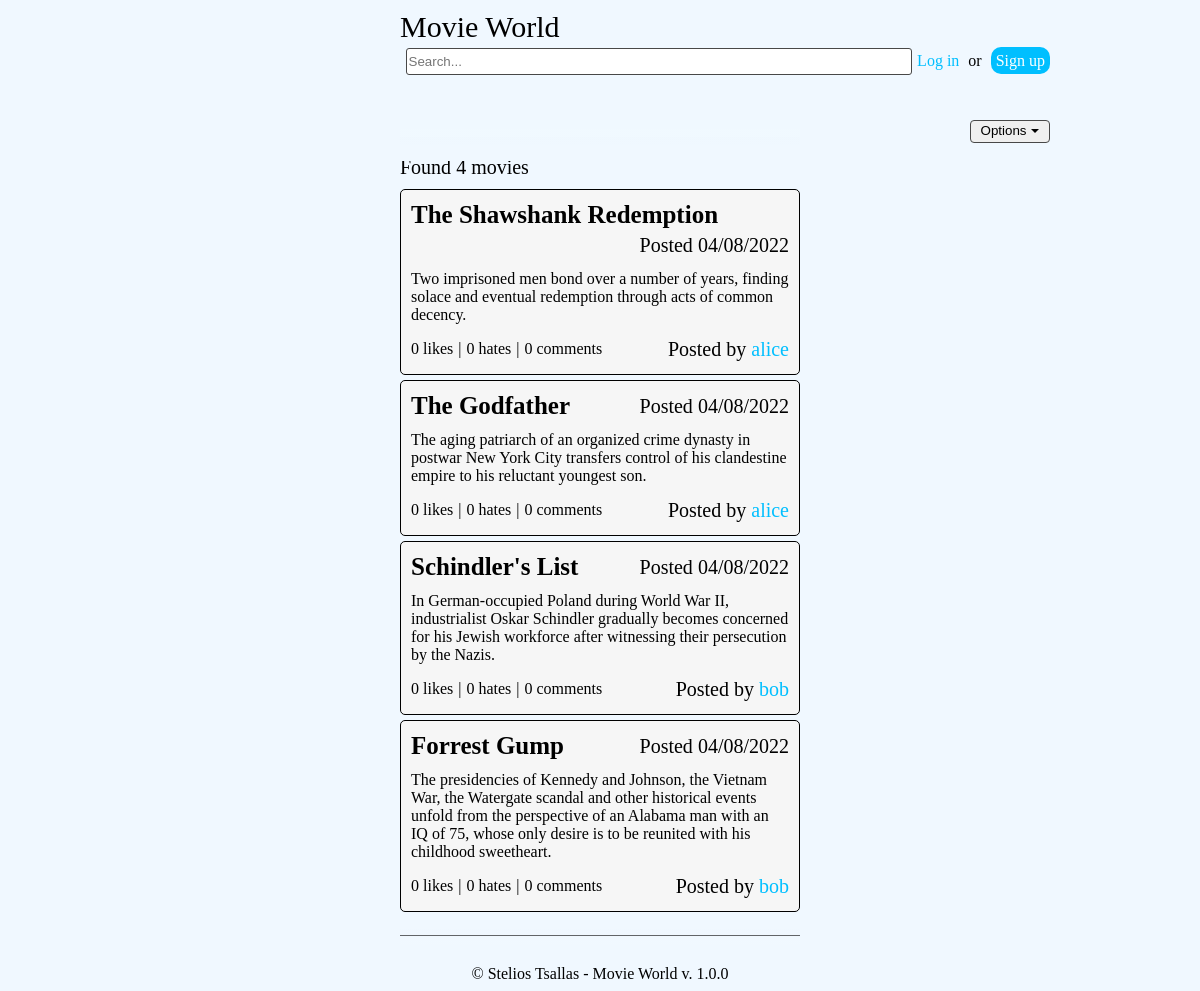
Before: / with the older database file.
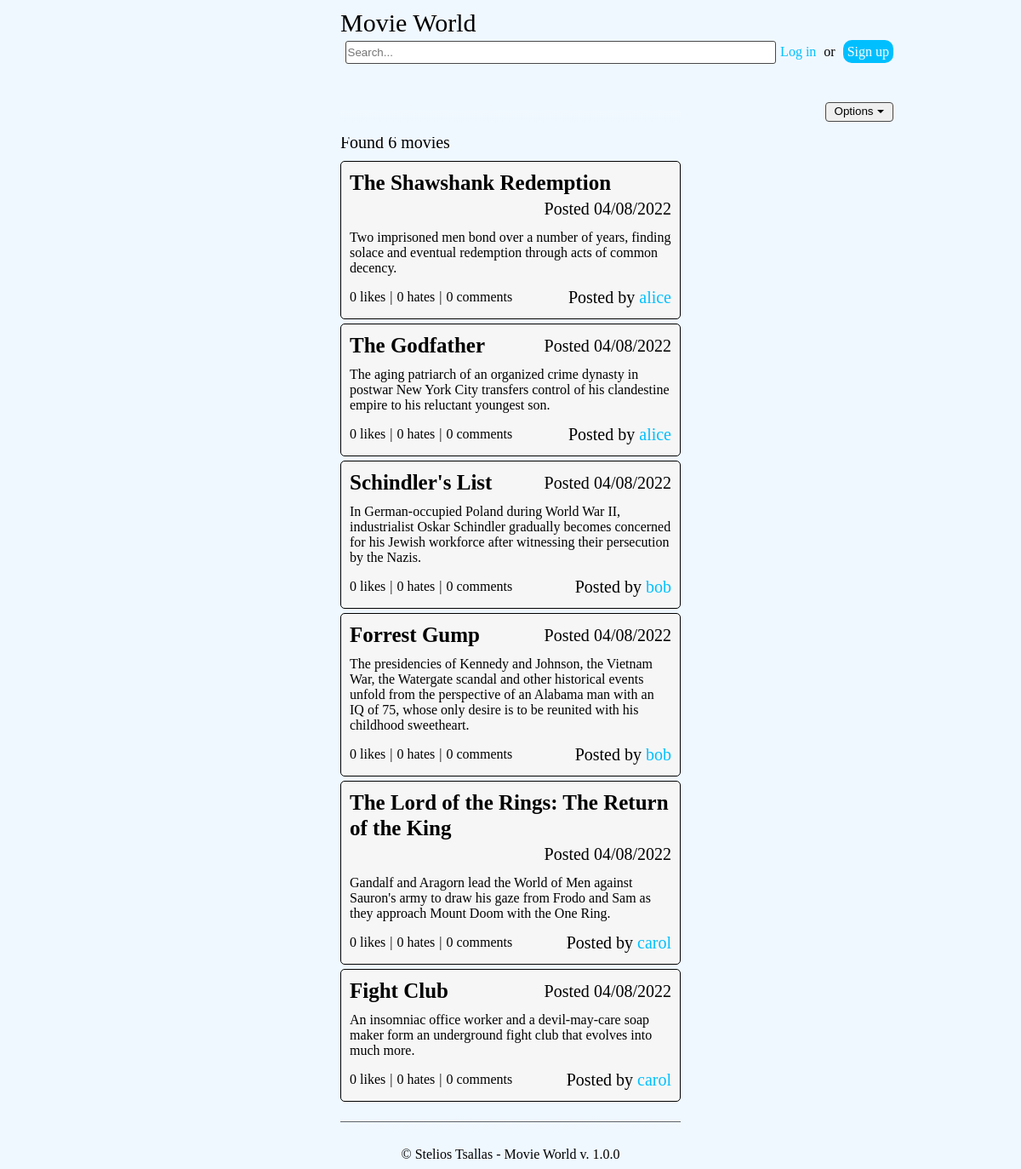
After: the same page with the newer database file.
### tables this page shows
CREATE TABLE movies
(
	movieid		    BIGINT AUTO_INCREMENT PRIMARY KEY,
	title           VARCHAR(64) NOT NULL,
	description     TEXT,
	userid          BIGINT NOT NULL REFERENCES users( userid ),
	creation_date   TIMESTAMP NOT NULL DEFAULT NOW()
);

CREATE TABLE users
(
    userid     BIGINT AUTO_INCREMENT PRIMARY KEY,
    username   VARCHAR(40) NOT NULL,
    password   VARCHAR(64) NOT NULL,
    email      VARCHAR(250) NOT NULL
);

### index.php (called while the page is built, shortened)
<?php
require_once('conf/config.php');
require_once('conf/version.php');
require_once( 'modules/movies.php' );
$movies = new Movies;
$movies->renderHtml();
?>

### conf/config.php (called while the page is built)
<?php
require_once('conf/version.php');
$author = 'Stelios Tsallas';
$product_name = 'Movie World';
$product_version = '1.0';
$footer_text = getVersion();
?>

### dao/MovieDao.php (called while the page is built, shortened)
<?php
class MovieDao
{
	var $table = 'movies';
    function getAll( &$values, $obj = array() )
    {
        global $conn;
        try
        {
            $count = '';
            $left_join = '';
            $where = '';
            $order_by = 'movies.creation_date DESC';
            $query = "SELECT $count movies.movieid, movies.title, movies.description,
                             date_format( movies.creation_date, '%d/%m/%Y' ) AS posted, users.username AS posted_by
                      FROM {$this->table}
                      $left_join
                      LEFT JOIN users ON movies.userid = users.userid
                      $where
                      GROUP BY movies.movieid
                      ORDER BY $order_by";
            $stmt = $conn->prepare( $query );
            $stmt->execute();
            return TRUE;
        }
        catch( PDOException $e )
        {
            echo $e->getMessage();
            return FALSE;
        }
    }
}
?>

### dao/MovieVoteDao.php (called while the page is built, shortened)
<?php
class MovieVoteDao
{
	var $table = 'movie_votes';
	function getLikeVotesNum( $movieid )
	{
        global $conn;
   		try
		{
			$query = "SELECT COUNT(*) FROM {$this->table}
                      WHERE movieid = :movieid AND vote_like IS TRUE";
			$stmt = $conn->prepare( $query );
			$stmt->bindParam( ':movieid', $movieid, PDO::PARAM_INT );
			$stmt->execute();
			return $stmt->fetchColumn();
		}
		catch( PDOException $e )
		{
			echo $e->getMessage();
			return 0;
		}
	}
	function getHateVotesNum( $movieid )
	{
        global $conn;
   		try
		{
			$query = "SELECT COUNT(*) FROM {$this->table}
                      WHERE movieid = :movieid AND vote_hate IS TRUE";
			$stmt = $conn->prepare( $query );
			$stmt->bindParam( ':movieid', $movieid, PDO::PARAM_INT );
			$stmt->execute();
			return $stmt->fetchColumn();
		}
		catch( PDOException $e )
		{
			echo $e->getMessage();
			return 0;
		}
	}
}
?>

### dao/MovieCommentDao.php (called while the page is built, shortened)
<?php
class MovieCommentDao
{
	var $table = 'movie_comments';
	function getCommentsNum( $movieid )
	{
        global $conn;
   		try
		{
			$query = "SELECT COUNT(*) FROM {$this->table}
                      WHERE movieid = :movieid";
			$stmt = $conn->prepare( $query );
			$stmt->bindParam( ':movieid', $movieid, PDO::PARAM_INT );
			$stmt->execute();
			return $stmt->fetchColumn();
		}
		catch( PDOException $e )
		{
			echo $e->getMessage();
			return 0;
		}
	}
}
?>

### conf/version.php (called while the page is built)
<?php
function getVersion()
{
    global $author, $product_name, $product_version;
    $status = @shell_exec( 'svnversion ' . dirname( __DIR__, 1 ) );
    preg_match( '/\d+/', $status, $match );
    $revision = ( !empty( $match ) )? $match[0] : 0;
    return "&copy; $author - $product_name v. {$product_version}.{$revision}";
}
?>

### lib/Movie.php (the view, shortened to what this page needs)
<?php
class Movie
{
    var $data = array();
    function __construct( $data )
    {
        $this->data = $data;
    }
    function setLike()
    {
        $movie_vote_values = array();
        $movie_vote_values['userid'] = $_SESSION['userid'];
        $movie_vote_values['movieid'] = $this->data['movieid'];
        $movie_vote_dao = new MovieVoteDao;
        if( $this->data['liked'] = $movie_vote_dao->hasUserLiked( $movie_vote_values ) ) {
            $class = 'movie_voted';
        }
    }
    function setHate()
    {
        $movie_vote_values = array();
        $movie_vote_values['userid'] = $_SESSION['userid'];
        $movie_vote_values['movieid'] = $this->data['movieid'];
        $movie_vote_dao = new MovieVoteDao;
        if( $this->data['hated'] = $movie_vote_dao->hasUserHated( $movie_vote_values ) ) {
            $class = 'movie_voted';
        }
    }
    function renderVotesNum()
    {
        $movieid = $this->data['movieid'];
        $movie_vote_dao = new MovieVoteDao;
        echo "<div id=\"movie_votes_num_{$movieid}\" class=\"movie_votes_num\">\n";
        $values = array();
        $movie_vote_dao->getUsersByLike( $movieid, $values );
        $users_list = ( !empty( $values ) && $_SESSION['logged_in'] );
        echo "<div class=\"movie_likes\">\n";
        $class = ( $this->data['liked'] )? 'liked' : '';
        echo "<div id=\"movie_likes_{$movieid}\" class=\"$class\">\n";
        $class = ( $users_list )? 'movie_likes_text' : '';
        echo "<span id=\"movie_likes_text_{$movieid}\" class=\"$class\">".$movie_vote_dao->getLikeVotesNum( $movieid )." likes</span>\n";
        echo "</div>\n";
        echo "</div>\n";
        echo "<div class=\"separator\">|</div>\n";
        $values = array();
        $movie_vote_dao->getUsersByHate( $movieid, $values );
        $users_list = ( !empty( $values ) && $_SESSION['logged_in'] );
        echo "<div class=\"movie_hates\">\n";
        $class = ( $this->data['hated'] )? 'hated' : '';
        echo "<div id=\"movie_hates_{$movieid}\" class=\"$class\">\n";
        $class = ( $users_list )? 'movie_hates_text' : '';
        echo "<span id=\"movie_hates_text_{$movieid}\" class=\"$class\">".$movie_vote_dao->getHateVotesNum( $movieid )." hates</span>\n";
        echo "</div>\n";
        echo "</div>\n";
        echo "</div>\n";
    }
    function renderCommentsNum()
    {
        $movieid = $this->data['movieid'];
        echo "<div id=\"movie_comments_num_{$movieid}\" class=\"movie_comments_num\">\n";
        echo "<div class=\"separator\">|</div>\n";
        $values = array();
        $movie_comment_dao = new MovieCommentDao;
        $movie_comment_dao->getComments( $movieid, $values );
        $comments_list = ( !empty( $values ) && $_SESSION['logged_in'] );
        echo "<div class=\"movie_comments\">\n";
        echo "<div id=\"movie_comments_{$movieid}\">\n";
        $class = ( $comments_list )? 'movie_comments_text' : '';
        echo "<span id=\"movie_comments_text_{$movieid}\" class=\"$class\">".$movie_comment_dao->getCommentsNum( $movieid )." comments</span>\n";
        echo "</div>\n";
        echo "</div>\n";
        echo "</div>\n";
    }
    function renderHtml()
    {
        $movieid = $this->data['movieid'];
        $myself = ( $this->data['posted_by'] == $_SESSION['username'] );
        $title = htmlspecialchars( $this->data['title'], ENT_QUOTES, 'UTF-8' );
        $posted = $this->data['posted'];
        $description = htmlspecialchars( $this->data['description'], ENT_QUOTES, 'UTF-8' );
        $posted_by = ( $myself )? "You" : $this->data['posted_by'];
        echo "<div id=\"movie_{$movieid}\" class=\"movie_data\">\n";
        echo "<div class=\"movie_data_top\">\n";
        echo "<span class=\"movie_title\">$title</span>\n";
        echo "<span class=\"movie_posted\">Posted $posted</span>\n";
        echo "</div>\n";
        echo "<div class=\"movie_data_middle\">\n";
        echo "<span>$description</span>\n";
        echo "</div>\n";
        echo "<div class=\"movie_data_bottom\">\n";
        $this->renderVotesNum();
        $this->renderCommentsNum();
        echo "<div class=\"movie_posted_by\">Posted by <span class=\"movie_posted_by_user\">$posted_by</div>\n";
        echo "</div>\n";
        echo "</div>\n";
    }
}
?>

### lib/Page.php (shortened to what this page needs)
<?php
class Page
{
    function renderFixedContent()
    {
        global $product_name;
        echo "<div class=\"fixed_left_panel\"></div>\n";
        echo "<div class=\"fixed_right_panel\"></div>\n";
        echo "<div class=\"fixed_top_panel\">\n";
        echo "<div class=\"title_panel\">$product_name</div>\n";
        echo "<div class=\"searchtext_panel\"><input type=\"text\" id=\"searchtext\" name=\"searchtext\" autocomplete=\"off\" placeholder=\"Search...\"/></div>\n";
        if( $_SESSION['logged_in'] )
        {
            echo "<div class=\"message_panel\">Welcome Back\n";
            echo "<span class=\"loggedin_user\">";
            if( $_SESSION['username'] == 'admin' ) {
                echo "<a href=\"\">".$_SESSION['username']."</a>";
            }
            else {
                echo "<a href=\"/?profile\">".$_SESSION['username']."</a>";
            }
            echo "</span>\n";
            echo "</div>\n";
            echo "<div class=\"logout_panel\"><a href=\"php/logout.php\">Logout</a></div>\n";
        }
        else
        {
            echo "<div class=\"user_actions_panel\">\n";
            echo "<span><a href=\"/?login\">Log in</a></span>\n";
            echo "<span class=\"user_actions_panel_separator\">or</span>\n";
            echo "<span class=\"register_link\"><a href=\"/?register\">Sign up</a></span>\n";
            echo "</div>\n";
            echo "<div class=\"empty_panel\">&nbsp;</div>\n";
        }
        echo "<div class=\"movie_actions_panel\">";
        echo "<div class=\"dropdown\">\n";
        echo "<button class=\"dropdown-btn\" type=\"button\" data-toggle=\"dropdown\">Options";
        echo "<span class=\"caret\"></span>";
        echo "</button>\n";
        echo "</div>\n";
        echo "</div>\n";
        echo "<div class=\"fade-top\"></div>\n";
        echo "</div>\n";
    }
    function renderHtml()
    {
        echo "<!DOCTYPE html>\n";
        echo "<html>\n";
        echo "<head>\n";
        echo "<link rel=\"stylesheet\" href=\"//code.jquery.com/ui/1.12.1/themes/base/jquery-ui.css\">\n";
?>
<?php
        $this->head();
        echo "</head>\n";
        echo "<body>\n";
        $this->body();
        echo "<div class=\"fixed_bottom_panel\">\n";
        echo "<div class=\"fade-bottom\"></div>\n";
        $this->displayFooter();
        echo "</div>\n";
        echo "</body>\n";
        echo "</html>\n";
    }
    function displayFooter()
    {
        global $footer_text;
        if( !empty( $footer_text ) )
            echo "<div class=\"footer\">$footer_text</div>\n";
    }
}
?>

### modules/movies.php (shortened to what this page needs)
<?php
require_once('lib/Page.php');
require_once('lib/Movie.php');
require_once('dao/MovieDao.php');
require_once('dao/MovieVoteDao.php');
require_once('dao/MovieCommentDao.php');
class Movies extends Page
{
    function head()
    {
        echo "<link rel=\"stylesheet\" href=\"/css/main.css\">\n";
        echo "<link rel=\"stylesheet\" href=\"/css/movie.css\">\n";
        echo "<link rel=\"stylesheet\" href=\"/css/dropdownbutton.css\">\n";
    }
    function body()
    {
        $this->renderFixedContent();
        $movies = array();
        $movie_dao = new MovieDao;
        $movie_dao->getAll( $movies );
        echo "<div class=\"movie_container\">\n";
        $count = count( $movies );
        echo "<div class=\"found_movies\">Found <span class=\"found_movies_count\">$count</span> movies</div>\n";
        echo "<div class=\"movie_content\">\n";
        if( $count )
        {
            foreach( $movies as $data )
            {
                $movie = new Movie( $data );
                $movie->renderHtml();
            }
        }
        echo "</div>\n";
        echo "<div>&nbsp;</div>\n";
        echo "</div>\n";
    }
}

### css/main.css (style rules this page uses)
body { background: aliceblue; }
.fixed_left_panel, .fixed_right_panel { position: fixed; z-index: 1000; top: 47px; bottom: 34px; width: 400px; background: aliceblue; }
.fixed_left_panel { left: 0; }
.fixed_right_panel { right: 0; }
.fixed_top_panel { position: fixed; z-index: 1000; top: 0; left: 0; right: 0; background: aliceblue; padding: 10px 400px 10px 400px; text-align: center; min-width: 650px; }
.fixed_bottom_panel { position: fixed; z-index: 1000; bottom: 0; left: 0; right: 0; height: 46px; background: aliceblue; text-align: center; }
.footer { text-align: center; padding: 20px 0px 10px 0px; }
.title_panel { float: left; font-size: 30px; }
.searchtext_panel { display: inline-block; padding: 4px 0px 0px 0px; }
.user_actions_panel, .message_panel, .logout_panel, .movie_actions_panel { float: right; }
.user_actions_panel, .empty_panel, .logout_panel, .movie_actions_panel { padding: 8px 0px 8px 0px; }
.user_actions_panel_separator { padding: 0px 5px 0px 5px; }
.empty_panel, .logout_panel, .movie_actions_panel { clear: both; }
a { background: transparent; color: deepskyblue; text-decoration: none; }
.register_link { background-color: deepskyblue; border-radius: 10px; padding: 5px; }
.register_link a, .register_link a:hover { color: #ffffff; }
input[id=searchtext] { width: 500px; height: 23px; border: 1px solid #484848; border-radius: 3px; }
.fade-top { position: fixed; left: 400px; right: 400px; top: 129px; height: 1em; margin-bottom: -1em; background: -moz-linear-gradient(top, rgba(240,248,255,1) 0%, rgba(240,248,255,0) 100%); background: -webkit-gradient(linear, left top, left bottom, color-stop(0%,rgba(240,248,255,1)), color-stop(100%,rgba(240,248,255,0))); background: -webkit-linear-gradient(top, rgba(240,248,255,1) 0%,rgba(240,248,255,0) 100%); background: -o-linear-gradient(top, rgba(240,248,255,1) 0%,rgba(240,248,255,0) 100%); background: -ms-linear-gradient(top, rgba(240,248,255,1) 0%,rgba(240,248,255,0) 100%); background: linear-gradient(to bottom, rgba(240,248,255,1) 0%,rgba(240,248,255,0) 100%); filter: progid:DXImageTransform.Microsoft.gradient( startColorstr='#ffffff', endColorstr='#00ffffff',GradientType=0 ); }
.fade-bottom { position: fixed; left: 400px; right: 400px; height: 1em; margin-top: -1em; background: -moz-linear-gradient(top, rgba(240,248,255,0) 0%, rgba(240,248,255,1) 100%); background: -webkit-gradient(linear, left top, left bottom, color-stop(0%,rgba(240,248,255,0)), color-stop(100%,rgba(240,248,255,1))); background: -webkit-linear-gradient(top, rgba(240,248,255,0) 0%,rgba(240,248,255,1) 100%); background: -o-linear-gradient(top, rgba(240,248,255,0) 0%,rgba(240,248,255,1) 100%); background: -ms-linear-gradient(top, rgba(240,248,255,0) 0%,rgba(240,248,255,1) 100%); background: linear-gradient(to bottom, rgba(240,248,255,0) 0%,rgba(240,248,255,1) 100%); filter: progid:DXImageTransform.Microsoft.gradient( startColorstr='#00ffffff', endColorstr='#ffffff',GradientType=0 ); }

### css/movie.css (style rules this page uses)
.found_movies { font-size: 20px; padding: 10px 0px 10px 0px; }
.movie_container { margin: 145px 392px 55px 392px; border-top: 1px solid; border-bottom: 1px solid; }
.movie_data { display: grid; margin-bottom: 5px; padding: 10px; border: 1px solid; border-radius: 5px; background-color: #f6f6f6; }
.movie_data_top, .movie_data_middle, .movie_data_bottom, .movie_data_actions { clear: both; }
.movie_data_top, .movie_data_bottom { line-height: 30px; }
.movie_data_middle { padding: 10px 0px 10px 0px; }
.movie_data_bottom { text-align: center; }
.movie_title { float: left; font-size: 25px; font-weight: bold; }
.movie_posted, .movie_posted_by { float: right; font-size: 20px; }
.movie_votes_num, .movie_comments_num { float: left; }
.movie_posted_by_user { color: deepskyblue; }
.separator { float: inherit; padding: 0px 5px 0px 5px; }
.movie_likes { float: left; }
.movie_hates, .movie_comments { float: right; }

### css/dropdownbutton.css (style rules this page uses)
button { display: inline-block; width: 80px; margin-bottom: 0; cursor: pointer; border: 1px solid transparent; line-height: 1.42; border-radius: 4px; }
.dropdown-btn { border-color: #484848; }
.dropdown-btn .caret { margin-left: 5px; }
.caret { display: inline-block; width: 0; height: 0; vertical-align: middle; border-top: 4px dashed; border-right: 4px solid transparent; border-left: 4px solid transparent; }
.dropdown { display: inline-block; position: relative; }

Changed rows visible on the page:
added movies: title "The Lord of the Rings: The Return of the King", posted "04/08/2022", description "Gandalf and Aragorn lead the World of Men against Sauron's army to draw his gaze from Frodo and Sam as they approach Mount Doom with the One Ring.", LikeVotesNum "0", HateVotesNum "0", CommentsNum "0", userid.username "carol"
added movies: title "Fight Club", posted "04/08/2022", description "An insomniac office worker and a devil-may-care soap maker form an underground fight club that evolves into much more.", LikeVotesNum "0", HateVotesNum "0", CommentsNum "0", userid.username "carol"
Other visible differences:
$count: "4" → "6"
